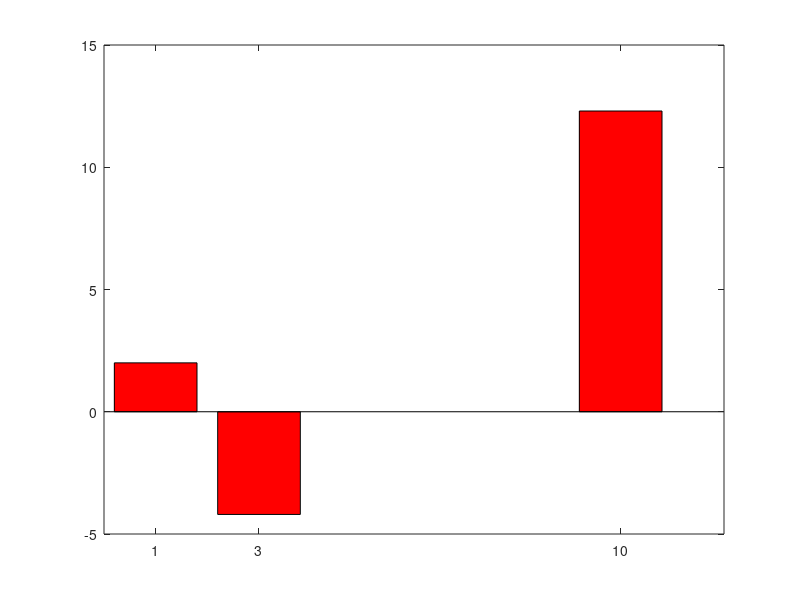
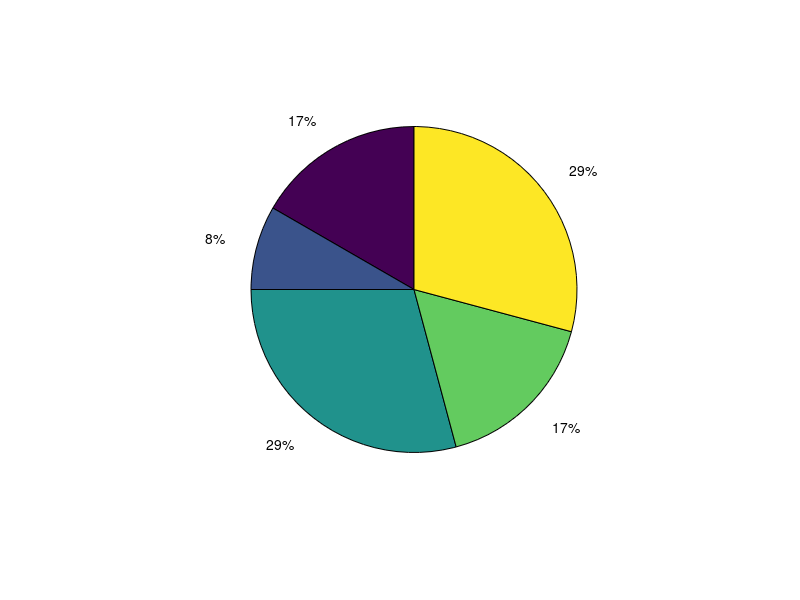
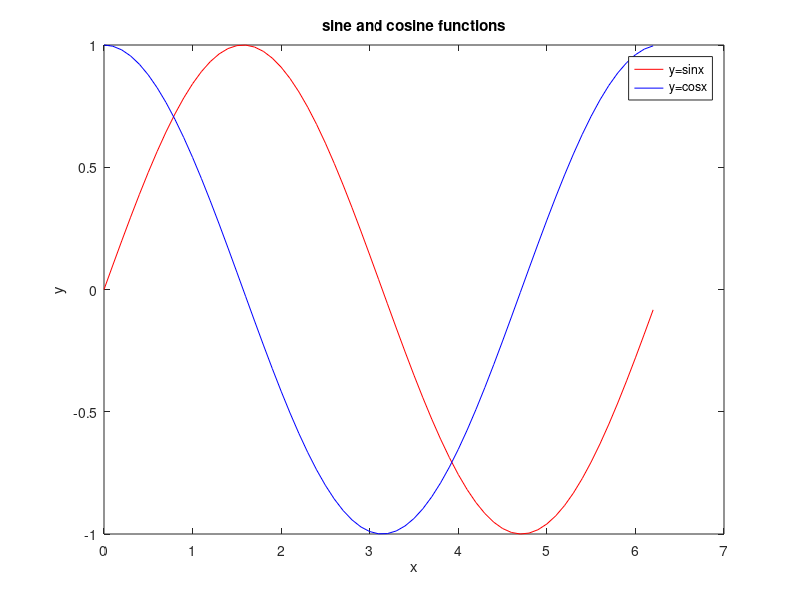

Here is the MATLAB script that generated these plots, in order:
close all;
x_coordinates = [1, 3, 10];
y_coordinates = [2, -4.2, 12.3];
plot(x_coordinates, y_coordinates, 'gs');
grid on;
xlabel('Selection');
ylabel('Change');
title('Changes in Selections');
axis([0, 12, -10, 20]);
bar(x_coordinates, y_coordinates, 'r');
figure(2)
pie([4 2 7 4 7]);

x = 0:0.1:2*pi; 
y1 = sin(x);
y2 = cos(x);
figure(3)
plot(x, y1, 'r', x, y2, 'b');
xlabel('x');
ylabel('y');
title('sine and cosine functions');
legend('y=sinx', 'y=cosx');